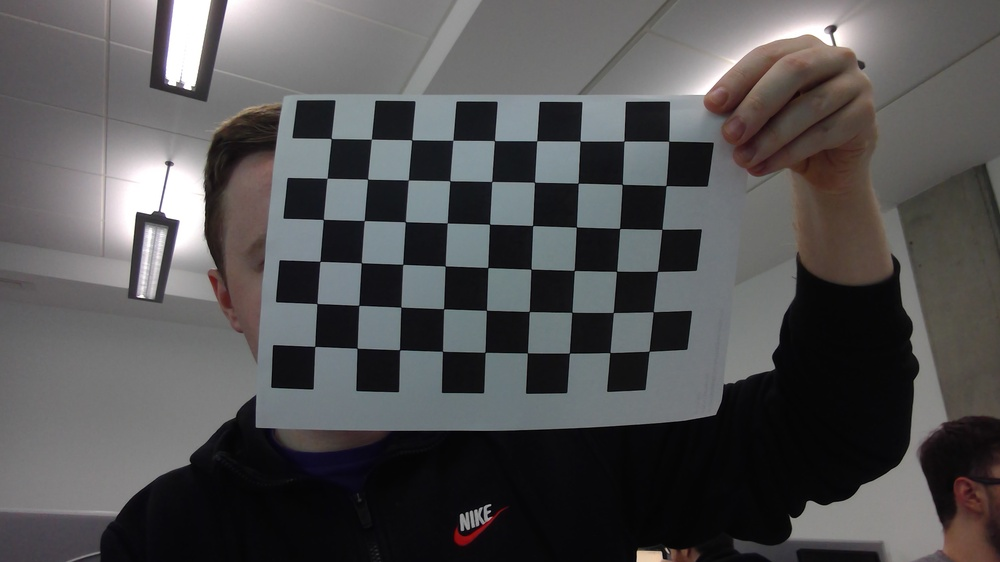
#> input picture Computer-Vision/hw2/images/images1.jpg, 1000 x 562 px, shrunk from 2560 x 1440 before the run; its folder holds only this picture in this run
$ python openCV.py
#> lines starting #> are read from the running program, lines starting #| are printed output that depends on the picture; after the words box and inside, x2 and y2 are one past the last pixel; in counts of white or black regions, pixels touching at a corner belong together
import numpy as np
import cv2
import glob
import yaml
#import pathlib

# termination criteria
criteria = (cv2.TERM_CRITERIA_EPS + cv2.TERM_CRITERIA_MAX_ITER, 30, 0.001)
# prepare object points, like (0,0,0), (1,0,0), (2,0,0) ....,(6,5,0)
objp = np.zeros((6*9,3), np.float32)
objp[:,:2] = np.mgrid[0:6,0:9].T.reshape(-1,2)
# Arrays to store object points and image points from all the images.
objpoints = [] # 3d point in real world space
imgpoints = [] # 2d points in image plane.

images = glob.glob(r'Computer-Vision\hw2\images\*.jpg')

# path = 'results'
# pathlib.Path(path).mkdir(parents=True, exist_ok=True)

found = 0
for fname in images:  # Here, 10 can be changed to whatever number you like to choose
    img = cv2.imread(fname) # Capture frame-by-frame
#> img is the input picture: shape (562, 1000, 3); mean B, G, R 82.6, 82, 83
    #print(images[im_i])
    gray = cv2.cvtColor(img, cv2.COLOR_BGR2GRAY)
    # Find the chess board corners
    ret, corners = cv2.findChessboardCorners(gray, (6,9), None)
#> ret = True; corners = 54 rows, first 8: [314.7, 346.5], [316.9, 303.6], [319.9, 261.4], [323.4, 219.4], [327.1, 178.4], [331.2, 138.5], [357, 348.3], [358.7, 305.4]
    # If found, add object points, image points (after refining them)
    if ret == True:
        objpoints.append(objp)   # Certainly, every loop objp is the same, in 3D.
        corners2 = cv2.cornerSubPix(gray,corners,(11,11),(-1,-1),criteria)
#> corners2 = 54 rows, first 8: [314.7, 346.4], [316.9, 303.5], [319.9, 261.3], [323.3, 219.4], [327, 178.3], [331.2, 138.5], [357.1, 348.2], [358.7, 305.4]
        imgpoints.append(corners2)
        # Draw and display the corners
        img = cv2.drawChessboardCorners(img, (6,9), corners2, ret)
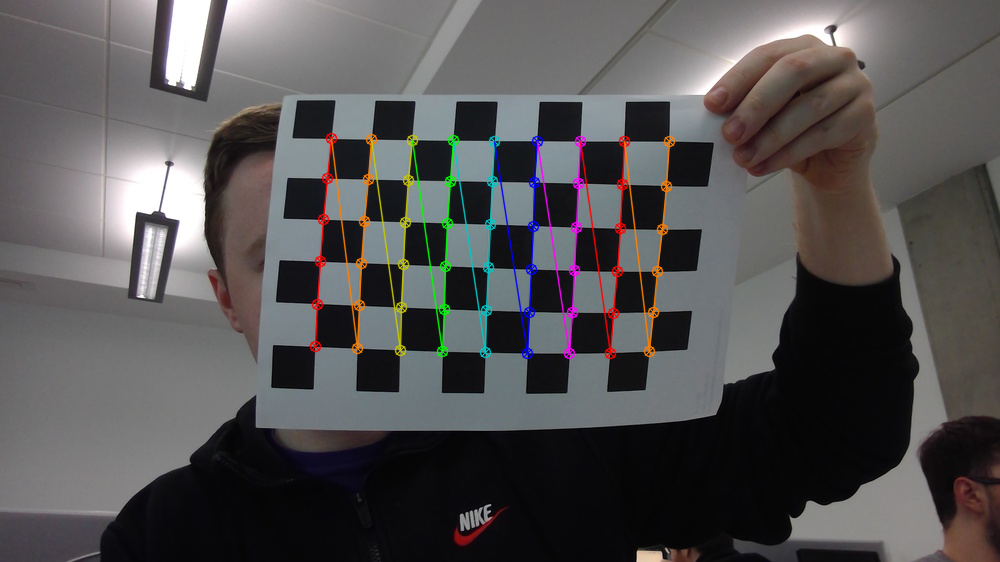
#> img: shape (562, 1000, 3); 2.7% of pixels changed, all inside (x1, y1, x2, y2) = (309, 132, 676, 360)
        found += 1
        cv2.imshow('img', img)
        cv2.waitKey(10000)
        # if you want to save images with detected corners
        # uncomment following 2 lines and lines 5, 18 and 19
        # image_name = path + '/calibresult' + str(found) + '.png'
        # cv2.imwrite(image_name, img)

    print("Number of images used for calibration: ", found)

    # When everything done, release the capture
    # cap.release()
    cv2.destroyAllWindows()

    # calibration
    ret, mtx, dist, rvecs, tvecs = cv2.calibrateCamera(objpoints, imgpoints, gray.shape[::-1], None, None)
#> ret = 0.981; mtx = [[9080.5, 0, 352.6], [0, 7659, 359], [0, 0, 1]]; dist = [[-153.1, 36203.5, -1.32, 1.65, 27.5]]; rvecs = ([0.384, -0.519, -1.49],); tvecs = ([-0.736, -0.324, 184.6],)

    # transform the matrix and distortion coefficients to writable lists
    data = {'camera_matrix': np.asarray(mtx).tolist(),
            'dist_coeff': np.asarray(dist).tolist()}
#> data = {'camera_matrix': [[9080.5, 0, 352.6], [0, 7659, 359], [0, 0, 1]], 'dist_coeff': [[-153.1, 36203.5, -1.32, 1.65, 27.5]]}

    # and save it to a file
    with open("calibration_matrix.yaml", "w") as f:
        yaml.dump(data, f)

$ run again, on Computer-Vision/hw2/images/images2.jpg
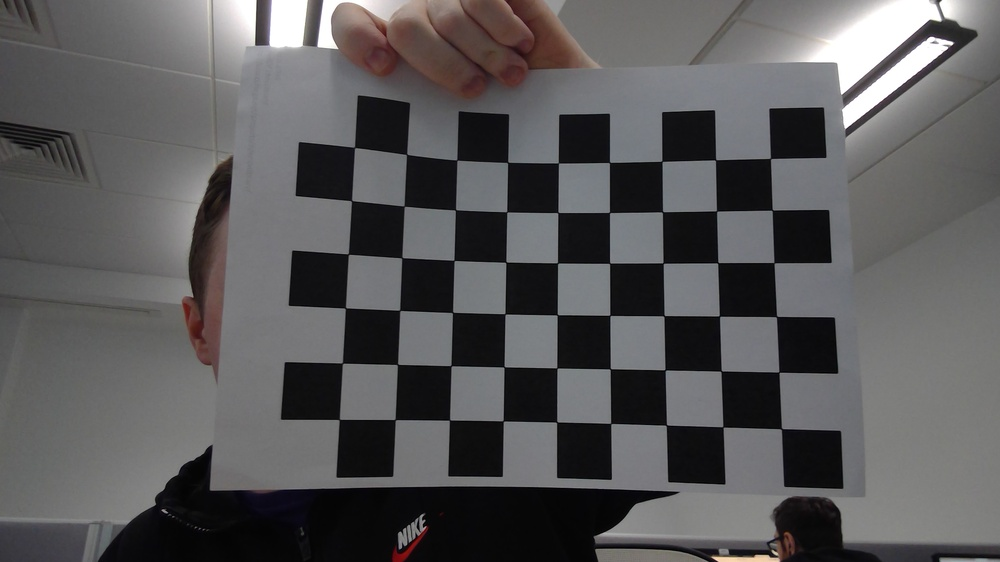
#> input picture Computer-Vision/hw2/images/images2.jpg, 1000 x 562 px, shrunk from 2560 x 1440 before the run
#> img is the input picture: shape (562, 1000, 3); mean B, G, R 89.3, 88.4, 89.5
#> `ret, corners = cv2.findChessboardCorners(gray, (6,9), None)`: ret = True; corners = 54 rows, first 8: [770.5, 158.5], [772.3, 210.1], [774, 262.8], [776.5, 316.5], [779, 372.2], [781.5, 428.7], [715.6, 159.9], [716.6, 211]
#> corners2 = 54 rows, first 8: [770.4, 158.5], [772.3, 210.2], [774, 262.7], [776.5, 316.5], [778.9, 372.2], [781.4, 428.7], [715.5, 159.8], [716.5, 211]
#> `img = cv2.drawChessboardCorners(img, (6,9), corners2, ret)`:
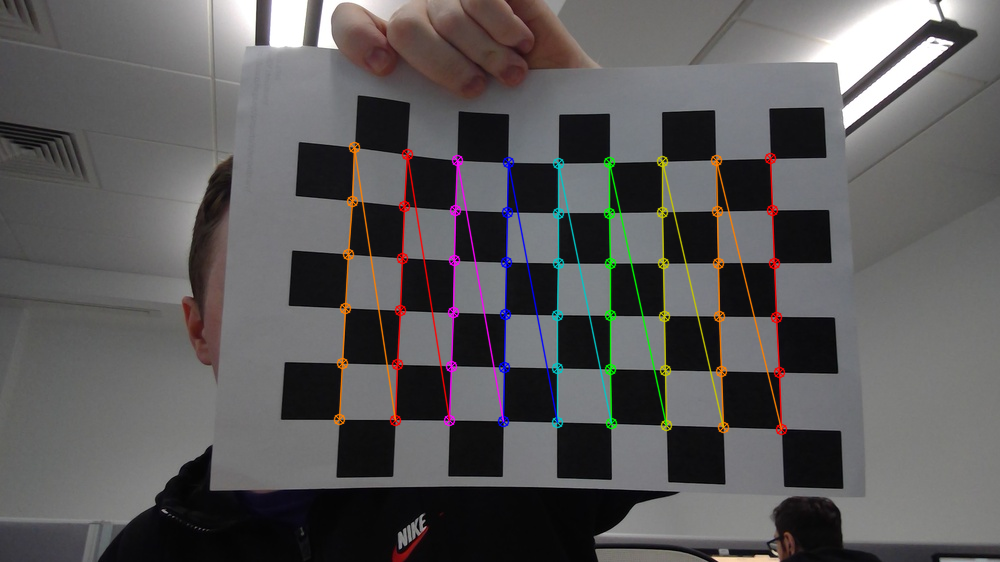
#> img: shape (562, 1000, 3); 3.18% of pixels changed, all inside (x1, y1, x2, y2) = (333, 141, 788, 436)
#> `ret, mtx, dist, rvecs, tvecs = cv2.calibrateCamera(objpoints, imgpoint..`: ret = 1.13; mtx = [[554.5, 0, 534.6], [0, 568.2, 307.6], [0, 0, 1]]; dist = [[-0.0917, 3.54, -0.0378, 0.0249, -10.97]]; rvecs = ([-0.202, 0.128, 1.58],); tvecs = ([4.46, -2.71, 11.4],)
#> data = {'camera_matrix': [[554.5, 0, 534.6], [0, 568.2, 307.6], [0, 0, 1]], 'dist_coeff': [[-0.0917, 3.54, -0.0378, 0.0249, -10.97]]}

$ run again, on Computer-Vision/hw2/images/images3.jpg
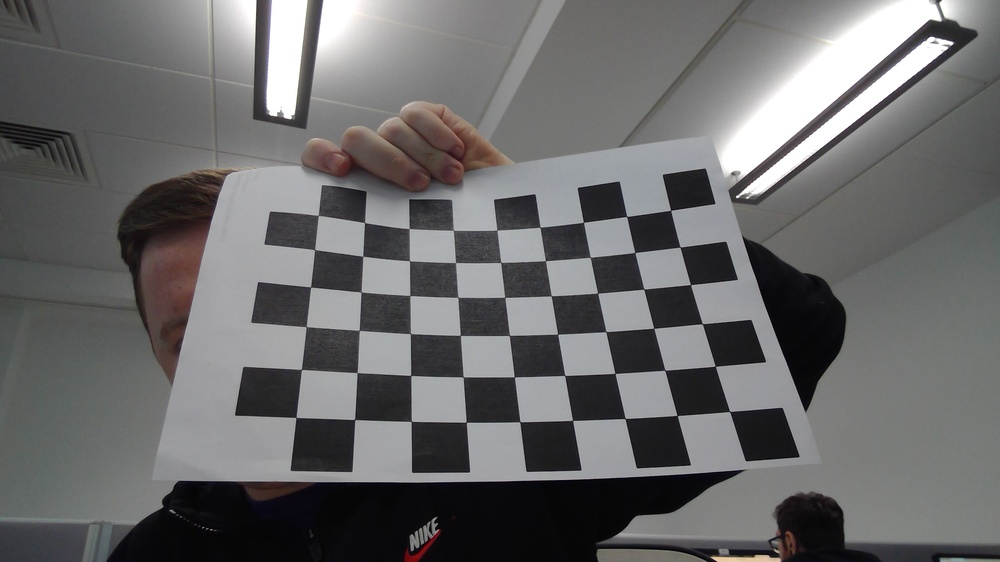
#> input picture Computer-Vision/hw2/images/images3.jpg, 1000 x 562 px, shrunk from 2560 x 1440 before the run
#> img is the input picture: shape (562, 1000, 3); mean B, G, R 106.1, 105.6, 106
#> `ret, corners = cv2.findChessboardCorners(gray, (6,9), None)`: ret = True; corners = 54 rows, first 8: [670.6, 210.3], [680, 247.2], [690.6, 284.6], [702.3, 323.7], [715.3, 366.3], [729.6, 411.5], [626.6, 216.4], [634.8, 252.6]
#> corners2 = 54 rows, first 8: [670.6, 210.3], [680.1, 247.2], [690.5, 284.6], [702.3, 323.7], [715.3, 366.3], [729.7, 411.5], [626.7, 216.5], [634.8, 252.5]
#> `img = cv2.drawChessboardCorners(img, (6,9), corners2, ret)`:
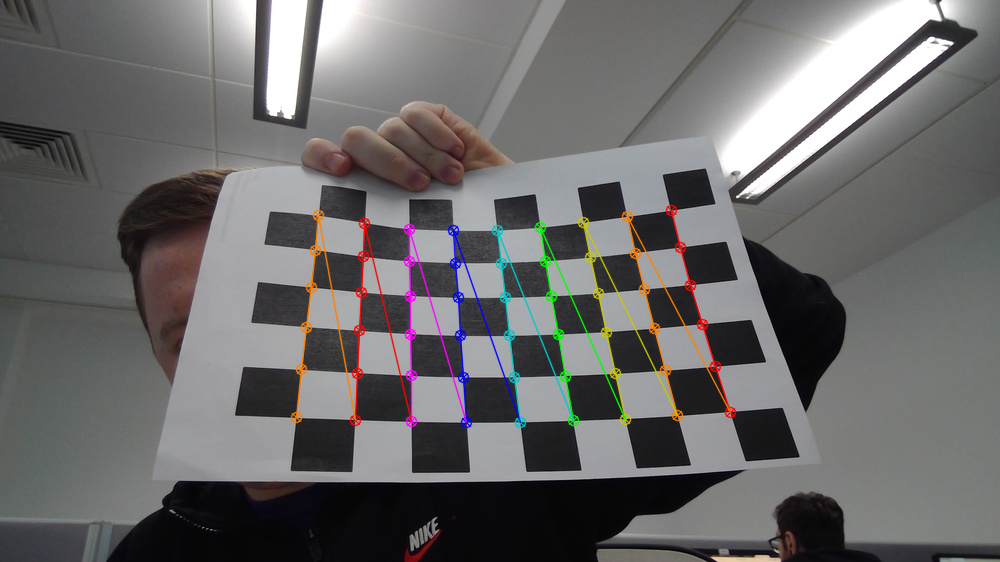
#> img: shape (562, 1000, 3); 2.58% of pixels changed, all inside (x1, y1, x2, y2) = (290, 204, 737, 429)
#> `ret, mtx, dist, rvecs, tvecs = cv2.calibrateCamera(objpoints, imgpoint..`: ret = 1.74; mtx = [[1045.6, 0, 442.2], [0, 3161.5, 363], [0, 0, 1]]; dist = [[3.74, -65.17, -0.0891, -0.0815, 416.1]]; rvecs = ([-1.02, 0.967, 1.31],); tvecs = ([5.26, -1, 24.86],)
#> data = {'camera_matrix': [[1045.6, 0, 442.2], [0, 3161.5, 363], [0, 0, 1]], 'dist_coeff': [[3.74, -65.17, -0.0891, -0.0815, 416.1]]}

$ run again, on Computer-Vision/hw2/images/images4.jpg
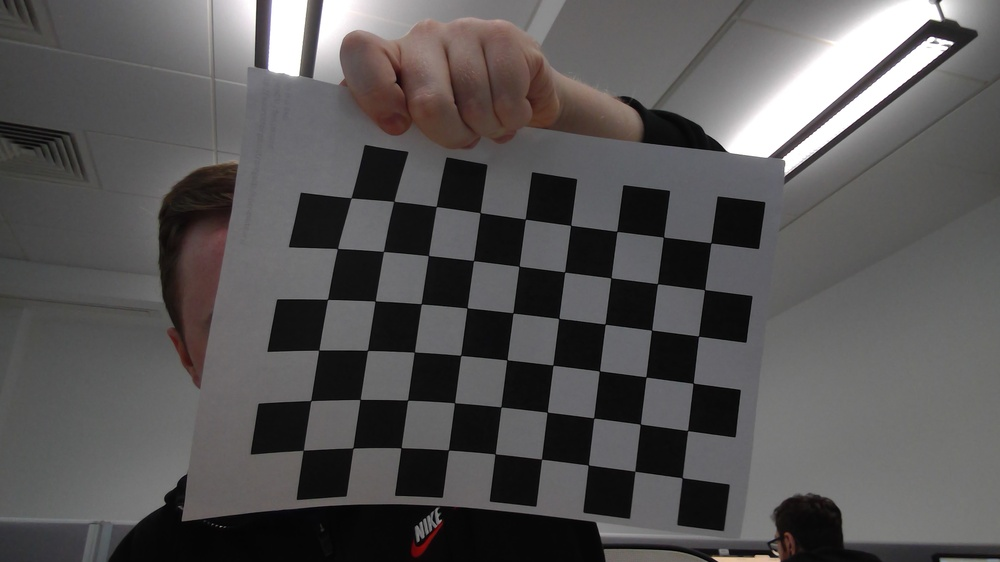
#> input picture Computer-Vision/hw2/images/images4.jpg, 1000 x 562 px, shrunk from 2560 x 1440 before the run
#> img is the input picture: shape (562, 1000, 3); mean B, G, R 85.3, 85.4, 87.4
#> `ret, corners = cv2.findChessboardCorners(gray, (6,9), None)`: ret = True; corners = 54 rows, first 8: [710.7, 242.9], [704.6, 289.6], [698.5, 336.2], [693.1, 383.1], [687.5, 430.5], [682.1, 477.7], [663.5, 237.1], [657.5, 283.7]
#> corners2 = 54 rows, first 8: [710.8, 242.8], [704.6, 289.6], [698.5, 336.1], [693.2, 383.2], [687.6, 430.5], [682.2, 477.7], [663.5, 237.1], [657.5, 283.7]
#> `img = cv2.drawChessboardCorners(img, (6,9), corners2, ret)`:
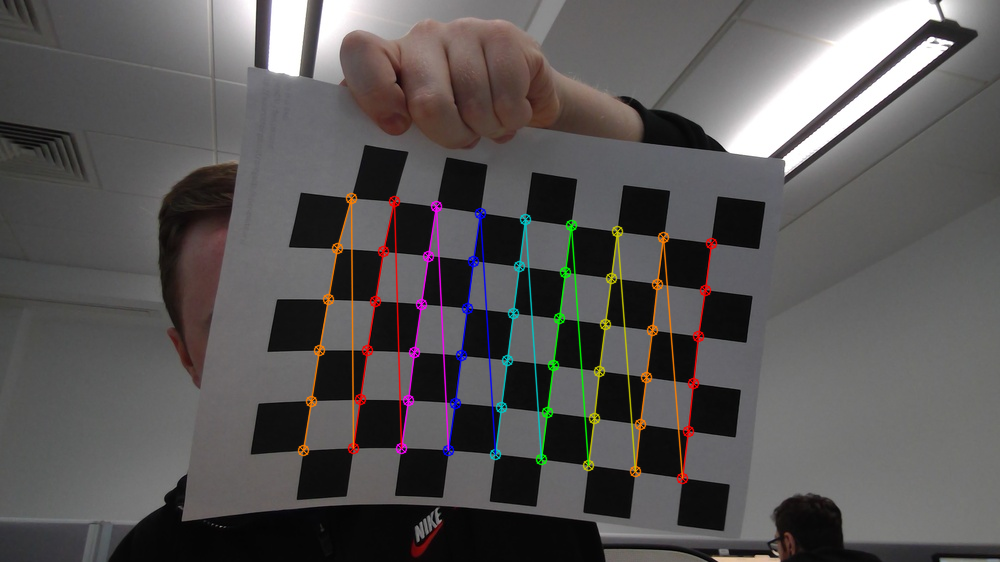
#> img: shape (562, 1000, 3); 2.98% of pixels changed, all inside (x1, y1, x2, y2) = (297, 192, 718, 485)
#> `ret, mtx, dist, rvecs, tvecs = cv2.calibrateCamera(objpoints, imgpoint..`: ret = 2.41; mtx = [[1202.8, 0, 481.7], [0, 1177, 284.8], [0, 0, 1]]; dist = [[-3.66, 185.9, 0.117, 0.0855, -2268]]; rvecs = ([-0.141, -0.372, 1.68],); tvecs = ([4.71, -0.995, 25.58],)
#> data = {'camera_matrix': [[1202.8, 0, 481.7], [0, 1177, 284.8], [0, 0, 1]], 'dist_coeff': [[-3.66, 185.9, 0.117, 0.0855, -2268]]}
